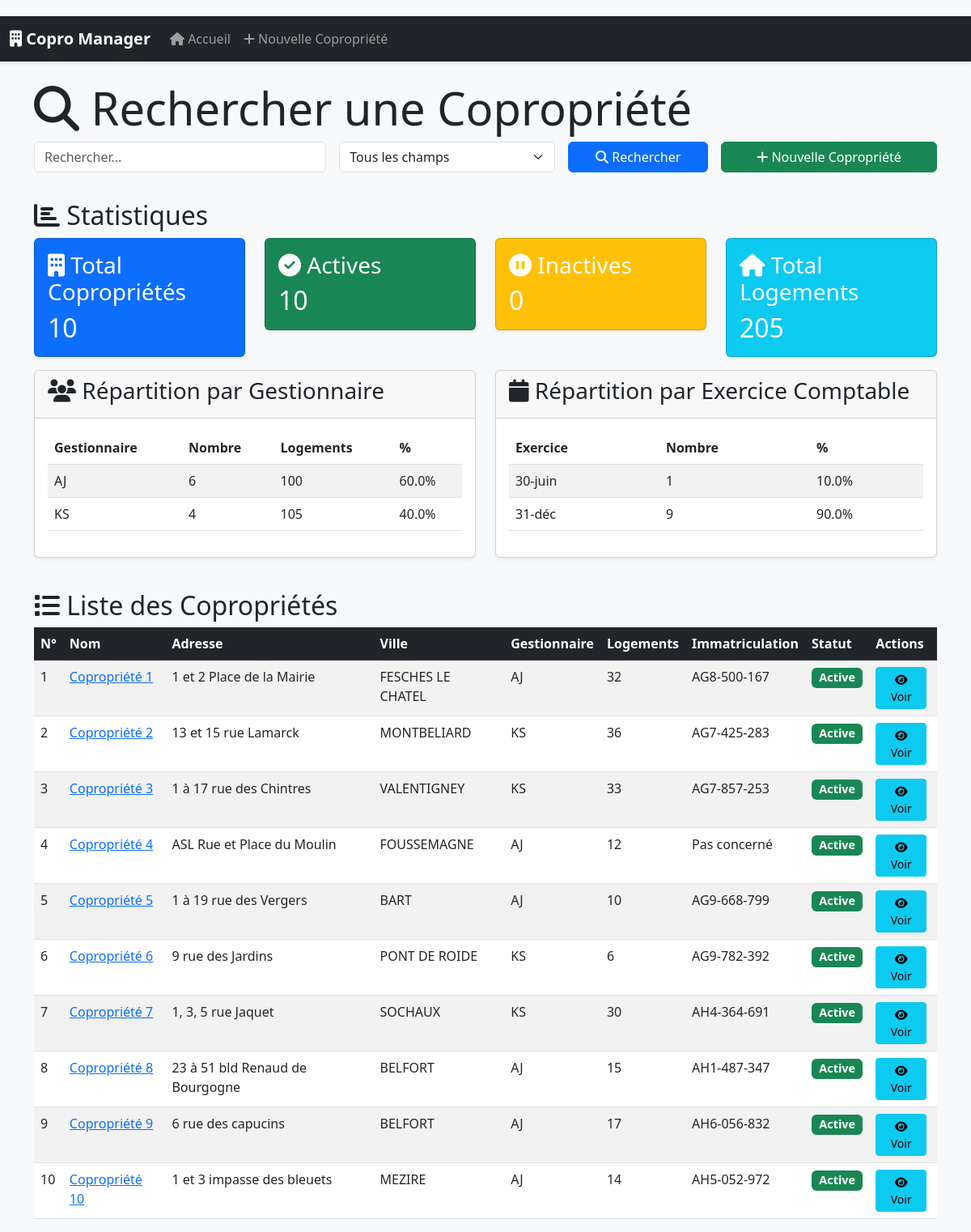
The page / on the database its author committed.
### app.py (models this page shows)
class Copropriete(db.Model):
    id = db.Column(db.Integer, primary_key=True)
    numero = db.Column(db.Integer, unique=True, nullable=False)
    nom = db.Column(db.String(200), nullable=False)
    date_mise_copropriete = db.Column(db.Date)
    programme_neolia = db.Column(db.String(100))
    adresse = db.Column(db.String(300))
    ville = db.Column(db.String(100))
    immatriculation = db.Column(db.String(100))
    nombre_logements = db.Column(db.Integer)
    exercice_comptable = db.Column(db.String(20))
    gestionnaire = db.Column(db.String(50))
    est_active = db.Column(db.Boolean, default=True)
    fiche_immeuble = db.relationship('FicheImmeuble', backref='copropriete', uselist=False)
    contrats = db.relationship('Contrat', backref='copropriete', lazy=True)
    coproprietaires = db.relationship('Coproprietaire', backref='copropriete', lazy=True)
    assemblees_generales = db.relationship('AssembleeGenerale', backref='copropriete', lazy=True)
    resolutions_futures = db.relationship('ResolutionFuture', backref='copropriete', lazy=True)

### app.py (the view, shortened to what this page needs)
@app.route('/')
def index():
    search_query = request.args.get('q', '')
    search_type = request.args.get('type', 'tout')
    query = Copropriete.query.order_by(Copropriete.numero)
    coproprietes = query.all()
    stats = get_statistiques()
    return render_template('index.html', coproprietes=coproprietes, search_query=search_query, search_type=search_type, stats=stats)

### templates/index.html (shortened to what this page needs)
{% extends "base.html" %}
{% block content %}
<div class="row mb-4">
    <div class="col-md-12">
        <h1 class="display-4"><i class="fas fa-search"></i> Rechercher une Copropriété</h1>
        <form method="GET" action="{{ url_for('index') }}" class="row g-3">
            <div class="col-md-4">
                <input type="text" class="form-control" name="q" value="{{ search_query }}" placeholder="Rechercher...">
            </div>
            <div class="col-md-3">
                <select class="form-select" name="type">
                    <option value="tout" {% if search_type == 'tout' %}selected{% endif %}>Tous les champs</option>
                </select>
            </div>
            <div class="col-md-2">
                <button type="submit" class="btn btn-primary w-100">
                    <i class="fas fa-search"></i> Rechercher
                </button>
            </div>
            <div class="col-md-3">
                <a href="{{ url_for('new_copropriete') }}" class="btn btn-success w-100">
                    <i class="fas fa-plus"></i> Nouvelle Copropriété
                </a>
            </div>
        </form>
    </div>
</div>
<div class="row mb-4">
    <div class="col-md-12">
        <h2><i class="fas fa-chart-bar"></i> Statistiques</h2>
        <div class="row">
            <div class="col-md-3">
                <div class="card text-white bg-primary mb-3">
                    <div class="card-body">
                        <h3 class="card-title"><i class="fas fa-building"></i> Total Copropriétés</h3>
                        <p class="card-text h2">{{ stats.total_active + stats.total_inactive }}</p>
                    </div>
                </div>
            </div>
            <div class="col-md-3">
                <div class="card text-white bg-success mb-3">
                    <div class="card-body">
                        <h3 class="card-title"><i class="fas fa-check-circle"></i> Actives</h3>
                        <p class="card-text h2">{{ stats.total_active }}</p>
                    </div>
                </div>
            </div>
            <div class="col-md-3">
                <div class="card text-white bg-warning mb-3">
                    <div class="card-body">
                        <h3 class="card-title"><i class="fas fa-pause-circle"></i> Inactives</h3>
                        <p class="card-text h2">{{ stats.total_inactive }}</p>
                    </div>
                </div>
            </div>
            <div class="col-md-3">
                <div class="card text-white bg-info mb-3">
                    <div class="card-body">
                        <h3 class="card-title"><i class="fas fa-home"></i> Total Logements</h3>
                        <p class="card-text h2">{{ stats.total_logements }}</p>
                    </div>
                </div>
            </div>
        </div>
        {% if stats.gestionnaires %}
        <div class="row">
            <div class="col-md-6">
                <div class="card mb-3">
                    <div class="card-header">
                        <h3><i class="fas fa-users"></i> Répartition par Gestionnaire</h3>
                    </div>
                    <div class="card-body">
                        <div class="table-responsive">
                            <table class="table table-striped">
                                <thead>
                                    <tr>
                                        <th>Gestionnaire</th>
                                        <th>Nombre</th>
                                        <th>Logements</th>
                                        <th>%</th>
                                    </tr>
                                </thead>
                                <tbody>
                                    {% for gestionnaire, data in stats.gestionnaires.items() %}
                                    <tr>
                                        <td>{{ gestionnaire }}</td>
                                        <td>{{ data.count }}</td>
                                        <td>{{ data.logements }}</td>
                                        <td>{{ data.percentage }}%</td>
                                    </tr>
                                    {% endfor %}
                                </tbody>
                            </table>
                        </div>
                    </div>
                </div>
            </div>
            <div class="col-md-6">
                <div class="card mb-3">
                    <div class="card-header">
                        <h3><i class="fas fa-calendar"></i> Répartition par Exercice Comptable</h3>
                    </div>
                    <div class="card-body">
                        <div class="table-responsive">
                            <table class="table table-striped">
                                <thead>
                                    <tr>
                                        <th>Exercice</th>
                                        <th>Nombre</th>
                                        <th>%</th>
                                    </tr>
                                </thead>
                                <tbody>
                                    {% for periode, data in stats.periodes.items() %}
                                    <tr>
                                        <td>{{ periode }}</td>
                                        <td>{{ data.count }}</td>
                                        <td>{{ data.percentage }}%</td>
                                    </tr>
                                    {% endfor %}
                                </tbody>
                            </table>
                        </div>
                    </div>
                </div>
            </div>
        </div>
        {% endif %}
    </div>
</div>
<div class="row">
    <div class="col-md-12">
        <h2><i class="fas fa-list"></i> Liste des Copropriétés</h2>
        <div class="table-responsive">
            <table class="table table-striped table-hover">
                <thead class="table-dark">
                    <tr>
                        <th>N°</th>
                        <th>Nom</th>
                        <th>Adresse</th>
                        <th>Ville</th>
                        <th>Gestionnaire</th>
                        <th>Logements</th>
                        <th>Immatriculation</th>
                        <th>Statut</th>
                        <th>Actions</th>
                    </tr>
                </thead>
                <tbody>
                    {% for copropriete in coproprietes %}
                    <tr>
                        <td>{{ copropriete.numero }}</td>
                        <td><a href="{{ url_for('copropriete', copro_id=copropriete.id) }}">{{ copropriete.nom }}</a></td>
                        <td>{{ copropriete.adresse }}</td>
                        <td>{{ copropriete.ville }}</td>
                        <td>{{ copropriete.gestionnaire or 'N/C' }}</td>
                        <td>{{ copropriete.nombre_logements or 0 }}</td>
                        <td>{{ copropriete.immatriculation or 'N/C' }}</td>
                        <td>
                            {% if copropriete.est_active %}
                                <span class="badge bg-success">Active</span>
                            {% else %}
                                <span class="badge bg-danger">Inactive</span>
                            {% endif %}
                        </td>
                        <td>
                            <a href="{{ url_for('copropriete', copro_id=copropriete.id) }}" class="btn btn-info btn-sm">
                                <i class="fas fa-eye"></i> Voir
                            </a>
                        </td>
                    </tr>
                    {% endfor %}
                </tbody>
            </table>
        </div>
    </div>
</div>
{% endblock %}

### templates/base.html (shortened to what this page needs)
<!DOCTYPE html>
<html lang="fr">
<head>
    <link href="https://cdn.jsdelivr.net/npm/bootstrap@5.3.0/dist/css/bootstrap.min.css" rel="stylesheet">
    <link rel="stylesheet" href="https://cdnjs.cloudflare.com/ajax/libs/font-awesome/6.4.0/css/all.min.css">
    <link rel="stylesheet" href="{{ url_for('static', filename='css/style.css') }}">
</head>
<body>
    <nav class="navbar navbar-expand-lg navbar-dark bg-dark">
        <div class="container-fluid">
            <a class="navbar-brand" href="{{ url_for('index') }}">
                <i class="fas fa-building"></i> Copro Manager
            </a>
            <div class="collapse navbar-collapse" id="navbarNav">
                <ul class="navbar-nav">
                    <li class="nav-item">
                        <a class="nav-link" href="{{ url_for('index') }}">
                            <i class="fas fa-home"></i> Accueil
                        </a>
                    </li>
                    <li class="nav-item">
                        <a class="nav-link" href="{{ url_for('new_copropriete') }}">
                            <i class="fas fa-plus"></i> Nouvelle Copropriété
                        </a>
                    </li>
                </ul>
            </div>
        </div>
    </nav>
    <div class="container mt-4">
        {% block content %}{% endblock %}
    </div>
</body>
</html>

### static/css/style.css (style rules this page uses)
body { padding-top: 20px; background-color: #f8f9fa; }
.card { margin-bottom: 20px; box-shadow: 0 0.125rem 0.25rem rgba(0, 0, 0, 0.075); }
.card-header { font-weight: 600; }
.table-responsive { overflow-x: auto; }
.table { margin-bottom: 1rem; }
.table th { white-space: nowrap; }
.badge { font-size: 0.9em; padding: 0.35em 0.65em; }
.btn { margin-right: 5px; }
.btn-sm { padding: 0.25rem 0.5rem; font-size: 0.875rem; }
.form-control { margin-bottom: 10px; }
.navbar { margin-bottom: 20px; box-shadow: 0 2px 4px rgba(0, 0, 0, 0.1); }
.navbar-brand { font-weight: 600; }
.navbar-nav .nav-link { font-weight: 500; }

### rows shown on the page
Copropriete: numero "1", nom "Copropriété 1", adresse "1 et 2 Place de la Mairie", ville "FESCHES LE CHATEL", gestionnaire "AJ", nombre_logements "32", immatriculation "AG8-500-167", est_active "Active"
Copropriete: numero "2", nom "Copropriété 2", adresse "13 et 15 rue Lamarck", ville "MONTBELIARD", gestionnaire "KS", nombre_logements "36", immatriculation "AG7-425-283", est_active "Active"
Copropriete: numero "3", nom "Copropriété 3", adresse "1 à 17 rue des Chintres", ville "VALENTIGNEY", gestionnaire "KS", nombre_logements "33", immatriculation "AG7-857-253", est_active "Active"
Copropriete: numero "4", nom "Copropriété 4", adresse "ASL Rue et Place du Moulin", ville "FOUSSEMAGNE", gestionnaire "AJ", nombre_logements "12", immatriculation "Pas concerné", est_active "Active"
Copropriete: numero "5", nom "Copropriété 5", adresse "1 à 19 rue des Vergers", ville "BART", gestionnaire "AJ", nombre_logements "10", immatriculation "AG9-668-799", est_active "Active"
Copropriete: numero "6", nom "Copropriété 6", adresse "9 rue des Jardins", ville "PONT DE ROIDE", gestionnaire "KS", nombre_logements "6", immatriculation "AG9-782-392", est_active "Active"
Copropriete: numero "7", nom "Copropriété 7", adresse "1, 3, 5 rue Jaquet", ville "SOCHAUX", gestionnaire "KS", nombre_logements "30", immatriculation "AH4-364-691", est_active "Active"
Copropriete: numero "8", nom "Copropriété 8", adresse "23 à 51 bld Renaud de Bourgogne", ville "BELFORT", gestionnaire "AJ", nombre_logements "15", immatriculation "AH1-487-347", est_active "Active"
Copropriete: numero "9", nom "Copropriété 9", adresse "6 rue des capucins", ville "BELFORT", gestionnaire "AJ", nombre_logements "17", immatriculation "AH6-056-832", est_active "Active"
Copropriete: numero "10", nom "Copropriété 10", adresse "1 et 3 impasse des bleuets", ville "MEZIRE", gestionnaire "AJ", nombre_logements "14", immatriculation "AH5-052-972", est_active "Active"

### other values the page prints
{{ stats.total_active + stats.total_inactive }} "10"
{{ stats.total_active }} "10"
{{ stats.total_inactive }} "0"
{{ stats.total_logements }} "205"
{{ gestionnaire }} "AJ" "KS"
{{ data.count }} "6" "4"
{{ data.logements }} "100" "105"
{{ data.percentage }} "60.0" "40.0"
{{ periode }} "30-juin" "31-déc"
{{ data.count }} "1" "9"
{{ data.percentage }} "10.0" "90.0"
